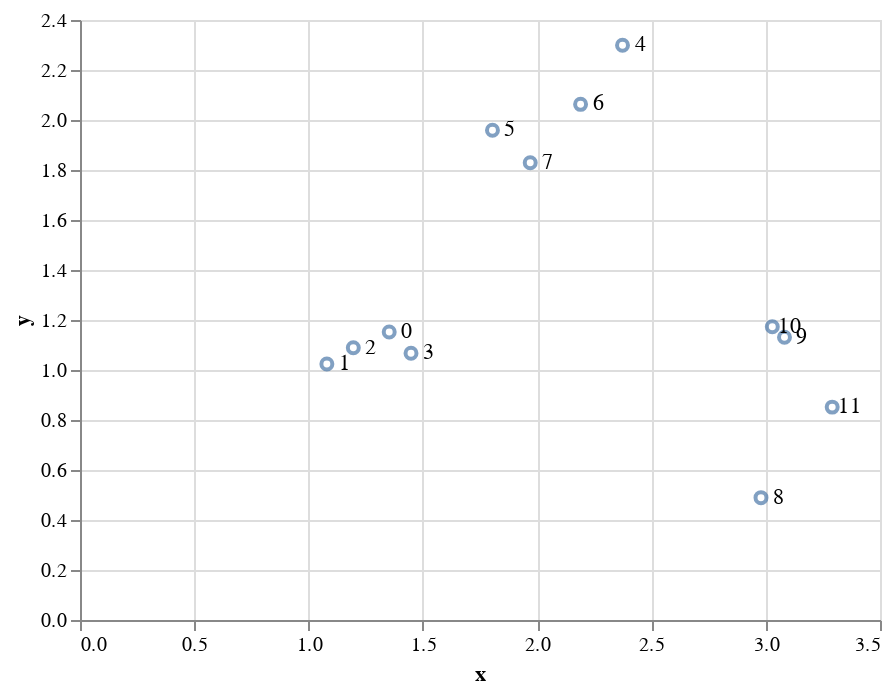

Write notebook code for a chart like this one.
### Markdown cell above
# 2. k-means

### Code cell
# Let's first revisit the 12-point toy dataset.
(points + text)

### Figure 1 — Vega-Lite specification as saved in the notebook (floating-point values rounded to 4 significant figures)
{"config": {"view": {"continuousWidth": 400, "continuousHeight": 300}}, "layer": [{"mark": "point", "encoding": {"x": {"field": "x", "type": "quantitative"}, "y": {"field": "y", "type": "quantitative"}}}, {"mark": {"type": "text", "dx": 9}, "encoding": {"text": {"field": "n", "type": "quantitative"}, "x": {"field": "x", "type": "quantitative"}, "y": {"field": "y", "type": "quantitative"}}}], "data": {"name": "data-2cd8d63897704b2fee69538cccbb9b0d"}, "$schema": "https://vega.github.io/schema/vega-lite/v4.17.0.json", "datasets": {"data-2cd8d63897704b2fee69538cccbb9b0d": [{"n": 0, "x": 1.353, "y": 1.152, "cluster_label": 2}, {"n": 1, "x": 1.08, "y": 1.024, "cluster_label": 2}, {"n": 2, "x": 1.196, "y": 1.089, "cluster_label": 2}, {"n": 3, "x": 1.448, "y": 1.067, "cluster_label": 2}, {"n": 4, "x": 2.374, "y": 2.299, "cluster_label": 3}, {"n": 5, "x": 1.805, "y": 1.959, "cluster_label": 3}, {"n": 6, "x": 2.19, "y": 2.063, "cluster_label": 3}, {"n": 7, "x": 1.97, "y": 1.829, "cluster_label": 3}, {"n": 8, "x": 2.979, "y": 0.4894, "cluster_label": 1}, {"n": 9, "x": 3.082, "y": 1.131, "cluster_label": 1}, {"n": 10, "x": 3.029, "y": 1.173, "cluster_label": 1}, {"n": 11, "x": 3.291, "y": 0.8516, "cluster_label": 1}]}}
